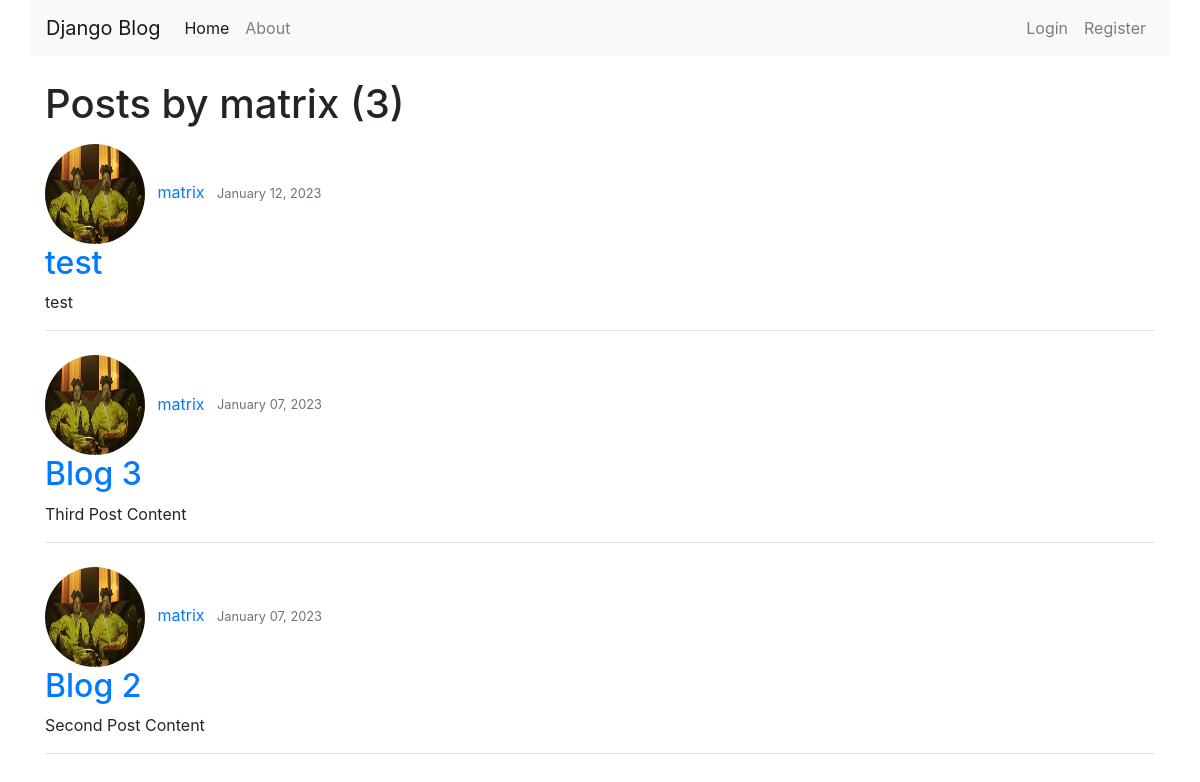
/user/matrix/, run on an earlier commit of the app's database.
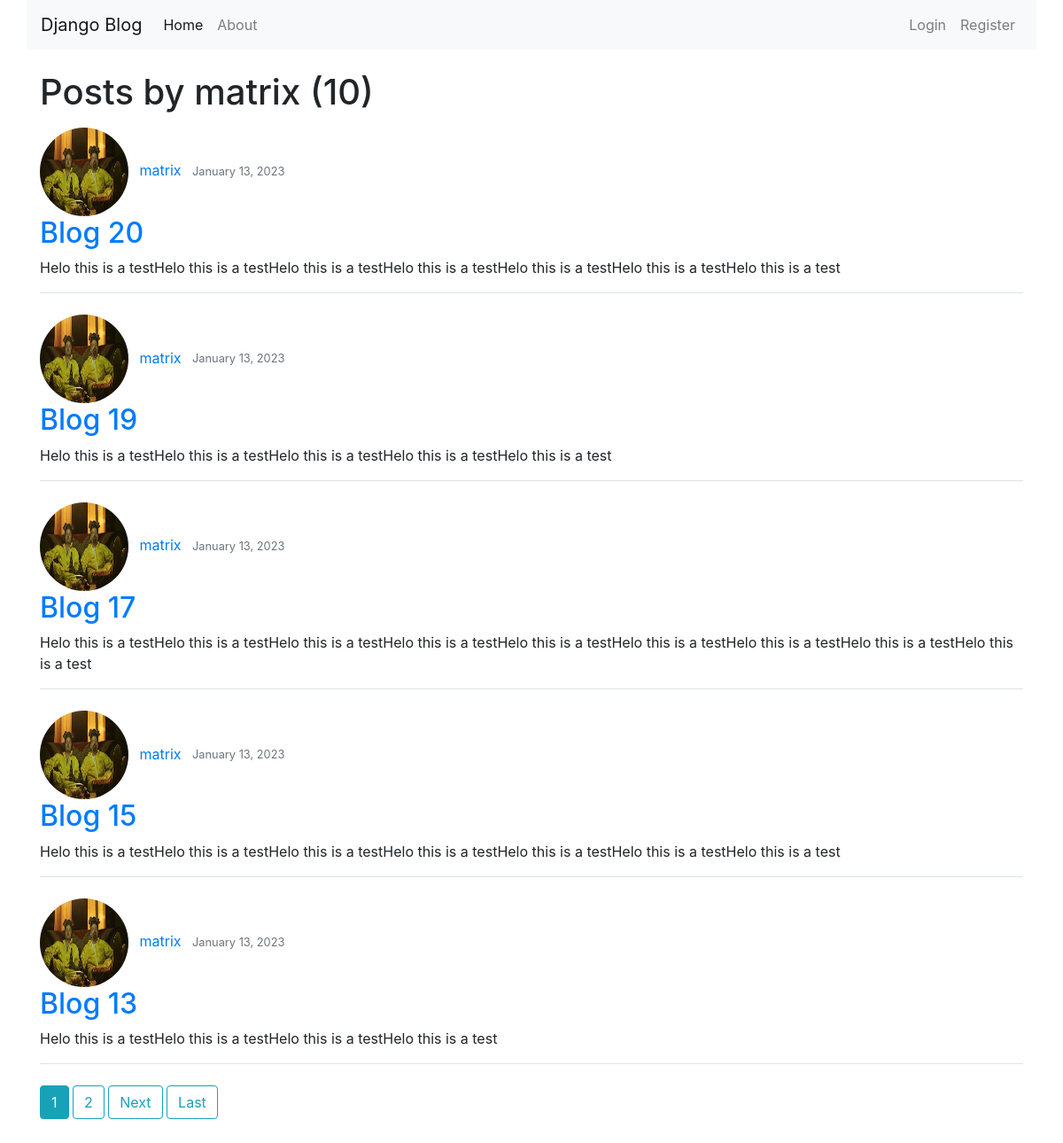
And on a later commit of the database.
### blog/models.py (models this page shows, shortened)
class Post(models.Model):
    title = models.CharField(max_length=100)
    content = models.TextField()
    date_posted = models.DateTimeField(default=timezone.now)
    author = models.ForeignKey(User, on_delete=models.CASCADE)

### users/models.py (models this page shows, shortened)
class Profile(models.Model):
    user = models.OneToOneField(User, on_delete=models.CASCADE)
    image = models.ImageField(default='default.jpg', upload_to='profile_pics')

### blog/views.py (the view)
# urls.py: path('user/<str:username>/', UserPostListView.as_view(), name='user-posts'),
class UserPostListView(ListView):
    model = Post
    template_name = 'blog/user_posts.html'  # <app>/<model>_<viewtype>.html  Eg, blog/home_list.html
    context_object_name = 'posts'
    paginate_by = 5
    def get_queryset(self):
        user = get_object_or_404(User, username=self.kwargs.get('username'))
        return Post.objects.filter(author=user).order_by('-date_posted')

### blog/templates/blog/user_posts.html (shortened to what this page needs)
{% extends 'blog/base.html' %}
{% block content %}
    <h1 class="mb-3">Posts by {{ view.kwargs.username }} ({{ page_obj.paginator.count }})</h1>
    {% for post in posts %}
        <img src="{{ post.author.profile.image.url }}" class="rounded-circle" width="100px" height="100px">
        <a href="{% url 'user-posts' post.author.username %}" class="ml-2 mr-2">{{ post.author }}</a>
        <small class="text-muted">{{ post.date_posted | date:"F d, Y" }}</small>
        <h2><a href="{% url 'post-detail' post.id %}">{{ post.title }}</a></h2>
        <p>{{ post.content }}</p>
        <div class="border-bottom"></div>
        <br>
    {% endfor %}
    {% if is_paginated %}
        {% for num in page_obj.paginator.page_range %}
            {% if page_obj.number == num %}
                <a href="?page={{ num }}" class="btn btn-info mb-4">{{ num }}</a>
            {% elif num > page_obj.number|add:'-3' and num < page_obj.number|add:'3' %}
                <a href="?page={{ num }}" class="btn btn-outline-info mb-4">{{ num }}</a>
            {% endif %}
        {% endfor %}
        {% if page_obj.has_next %}
            <a href="?page={{ page_obj.next_page_number }}" class="btn btn-outline-info mb-4">Next</a>
            <a href="?page={{ page_obj.paginator.num_pages }}" class="btn btn-outline-info mb-4">Last</a>
        {% endif%}
    {% endif %}
{% endblock content %}

What changed in the data, as far as the page shows it:
no longer on this page (row unchanged): Post: author.profile.image (picture), author "matrix", date_posted "January 12, 2023", title "test", content "test"
no longer on this page (row unchanged): Post: author.profile.image (picture), author "matrix", date_posted "January 07, 2023", title "Blog 3", content "Third Post Content"
no longer on this page (row unchanged): Post: author.profile.image (picture), author "matrix", date_posted "January 07, 2023", title "Blog 2", content "Second Post Content"
added Post: author.profile.image (picture), author "matrix", date_posted "January 13, 2023", title "Blog 20", content "Helo this is a testHelo this is a testHelo this is a testHelo this is a testHelo this is a testHelo this is a testHelo this is a test"
added Post: author.profile.image (picture), author "matrix", date_posted "January 13, 2023", title "Blog 19", content "Helo this is a testHelo this is a testHelo this is a testHelo this is a testHelo this is a test"
added Post: author.profile.image (picture), author "matrix", date_posted "January 13, 2023", title "Blog 17", content "Helo this is a testHelo this is a testHelo this is a testHelo this is a testHelo this is a testHelo this is a testHelo this is a testHelo this is a testHelo this is a test"
added Post: author.profile.image (picture), author "matrix", date_posted "January 13, 2023", title "Blog 15", content "Helo this is a testHelo this is a testHelo this is a testHelo this is a testHelo this is a testHelo this is a testHelo this is a test"
added Post: author.profile.image (picture), author "matrix", date_posted "January 13, 2023", title "Blog 13", content "Helo this is a testHelo this is a testHelo this is a testHelo this is a test"
Also different on the page:
{{ page_obj.paginator.count }}: "3" → "10"
new list line: "1"
new list line: "2"
text now shown: "Next Last"
